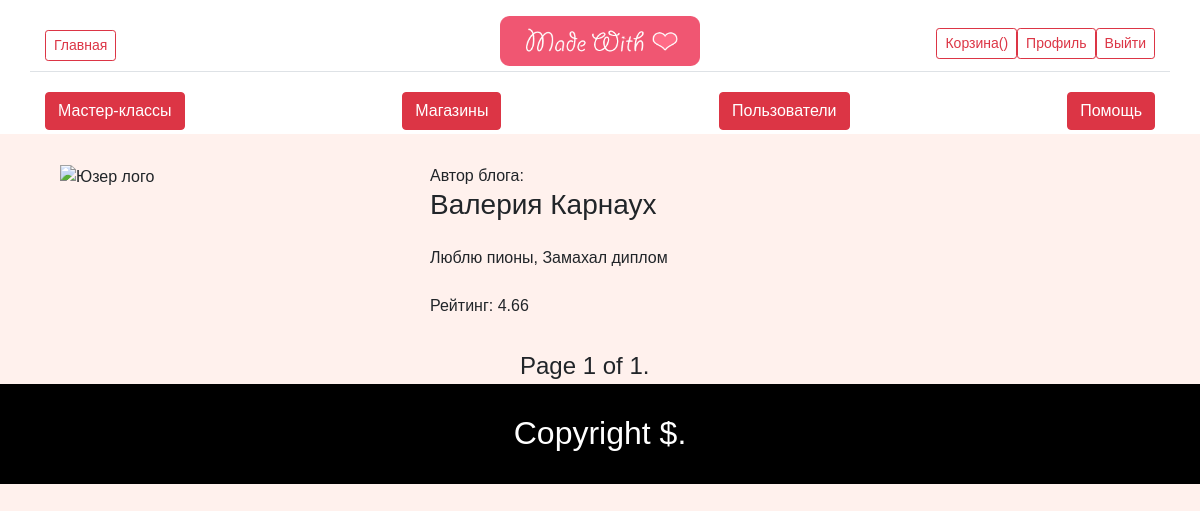
Page /blogs/2/ on the earlier database version.
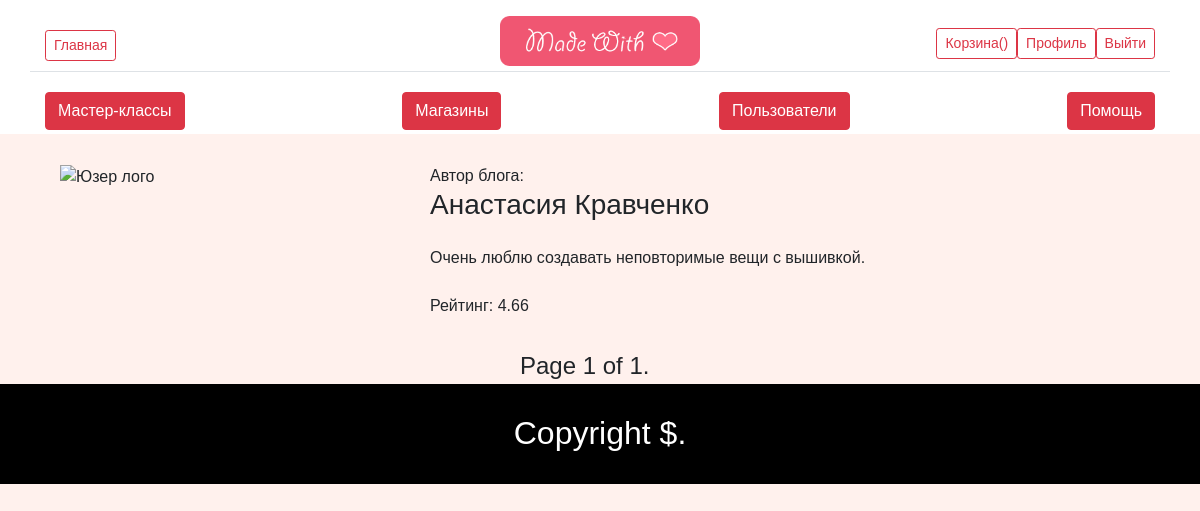
Same page on the later database version.
### main_site/models.py (models this page shows)
class User(AbstractUser):
    roles = {
        "admin": "Администратор",
        "active_user": "Активный пользователь",
        "simple_user": "Простой пользователь",
    }
    role = models.CharField(max_length=24, default="simple_user")
    rating = models.DecimalField(max_digits=7, decimal_places=2, default=0.00)
    forum_nickname = models.CharField(max_length=75, default="user_nickname")
    bio = models.TextField(max_length=2048, blank=True)
    photo = models.ImageField(upload_to="user_images", blank=True)
    created_at = models.DateTimeField(auto_now_add=True)
    updated_at = models.DateTimeField(auto_now_add=True)
    def to_dict(self):
        shop = self.shops.first()
        res = {
            "id": self.id,
            "first_name": self.first_name,
            "last_name": self.last_name,
            "full_name": self.first_name + " " + self.last_name,
            "email": self.email,
            "bio": self.bio,
            "rating": str(self.rating),
            "shop_name": shop.name if shop else '',
            "image_url": self.photo.url if self.photo else 'https://banner2.cleanpng.com/20180401/kve/kisspng-user-'
                                                           'profile-computer-icons-male-id-5ac19772b4d884.'
                                                           '3909818215226366587408.jpg',
        }
        return res

### creative_blog/views.py (the view)
# urls.py: path('<int:user_id>/', views.blog, name='blog'),
def blog(request, user_id):
    blog_objects = MasterClass.objects.filter(author_id=user_id)
    user = User.objects.filter(id=user_id).first()
    if not user:
        return redirect('home_page')
    paginator = Paginator(blog_objects, 10)
    page = request.GET.get('page')
    try:
        articles = paginator.page(page)
    except PageNotAnInteger:
        articles = paginator.page(1)
    except EmptyPage:
        articles = paginator.page(paginator.num_pages)
    articles_dict = []
    for article_item in articles:
        articles_dict.append(article_item.to_dict())
    return render(request, 'blog.html', context={'page': page, 'articles': articles, 'articles_dict': articles_dict, 'user': user.to_dict()})

### creative_blog/templates/blog.html (shortened to what this page needs)
{% extends 'base_template.html' %}
{% load static %}
{% block content %}
    <div class="container">
        <div class="row" style="margin: 30px 0;">
            <div class="col-12 col-md-4">
                <img src="https://banner2.cleanpng.com/20180401/kve/kisspng-user-profile-computer-icons-male-id-5ac19772b4d884.3909818215226366587408.jpg" alt="Юзер лого" style="height: 25vh; width: 25vh;">
            </div>
            <div class="col-12 col-md-8">
                <p>Автор блога:</p>
                <h3>{{ user.full_name }}</h3>
                <br>
                <p>{{ user.bio }}</p>
                <br>
                <p>Рейтинг: {{ user.rating }}</p>
            </div>
        </div>
    </div>
    {% include "pagination/pagination.html" with page=articles %}
{% endblock %}

Differences in the rows shown:
changed User: bio "Люблю пионы, Замахал диплом" → "Очень люблю создавать неповторимые вещи с вышивкой."
Other differences:
{{ user.full_name }}: "Валерия Карнаух" → "Анастасия Кравченко"
